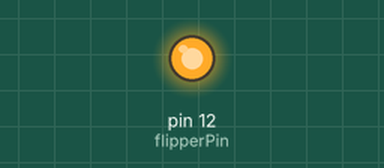
Recording of a sketch running on a simulated Arduino Uno, built with avr-gcc and run on an emulated ATmega328P. Shown: output pins drawn as LEDs (lit = HIGH).

Above: at 0.1 s.
Timing chart, 0 to 1.6 s (numbered marks = the images above):
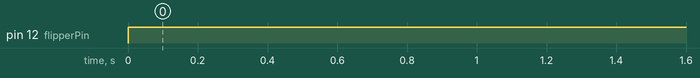

Measured:
- by itself, pin 12 (flipperPin): LOW → HIGH at 0.00 s

The sketch:

FlipperEnable.ino
```cpp
// This code simply sets the appropriate pin high for the relay.
// This enables the flippers to be used.

const int flipperPin = 12;

void setup() {
  pinMode(flipperPin, OUTPUT);

}

void loop() {
  digitalWrite(flipperPin, HIGH);

}
```
